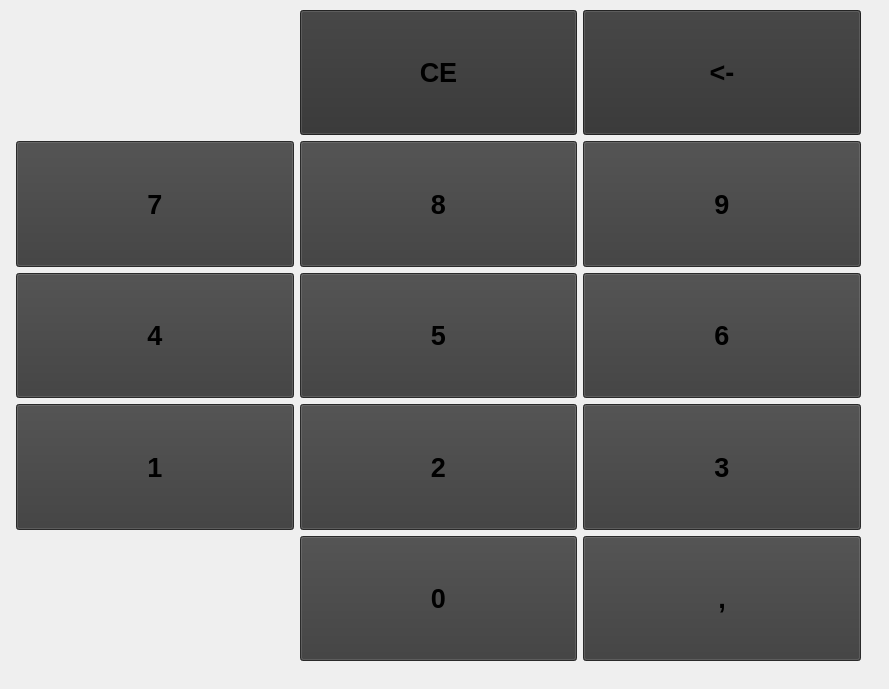
<?xml version="1.0" encoding="UTF-8"?>
<ui version="4.0">
 <class>Money</class>
 <widget class="QWidget" name="Money">
  <property name="geometry">
   <rect>
    <x>0</x>
    <y>0</y>
    <width>889</width>
    <height>689</height>
   </rect>
  </property>
  <property name="windowTitle">
   <string>Form</string>
  </property>
  <widget class="QWidget" name="formLayoutWidget">
   <property name="geometry">
    <rect>
     <x>10</x>
     <y>10</y>
     <width>851</width>
     <height>651</height>
    </rect>
   </property>
   <layout class="QFormLayout" name="formLayout">
    <item row="0" column="1">
     <layout class="QGridLayout" name="gridLayout_2">
      <property name="sizeConstraint">
       <enum>QLayout::SizeConstraint::SetMaximumSize</enum>
      </property>
      <item row="7" column="1">
       <widget class="QPushButton" name="b1">
        <property name="sizePolicy">
         <sizepolicy hsizetype="Expanding" vsizetype="Expanding">
          <horstretch>0</horstretch>
          <verstretch>0</verstretch>
         </sizepolicy>
        </property>
        <property name="font">
         <font>
          <pointsize>20</pointsize>
          <bold>true</bold>
         </font>
        </property>
        <property name="styleSheet">
         <string notr="true">background-color: rgb(59, 59, 59);
selection-background-color: rgb(50, 50, 50);</string>
        </property>
        <property name="text">
         <string>1</string>
        </property>
       </widget>
      </item>
      <item row="0" column="2">
       <widget class="QPushButton" name="b_CE">
        <property name="sizePolicy">
         <sizepolicy hsizetype="Expanding" vsizetype="Expanding">
          <horstretch>0</horstretch>
          <verstretch>0</verstretch>
         </sizepolicy>
        </property>
        <property name="font">
         <font>
          <pointsize>20</pointsize>
          <bold>true</bold>
         </font>
        </property>
        <property name="styleSheet">
         <string notr="true">background-color: rgb(50, 50, 50);selection-background-color: rgb(60, 60, 60)</string>
        </property>
        <property name="text">
         <string>CE</string>
        </property>
       </widget>
      </item>
      <item row="4" column="3">
       <widget class="QPushButton" name="b6">
        <property name="sizePolicy">
         <sizepolicy hsizetype="Expanding" vsizetype="Expanding">
          <horstretch>0</horstretch>
          <verstretch>0</verstretch>
         </sizepolicy>
        </property>
        <property name="font">
         <font>
          <pointsize>20</pointsize>
          <bold>true</bold>
         </font>
        </property>
        <property name="styleSheet">
         <string notr="true">background-color: rgb(59, 59, 59);
selection-background-color: rgb(50, 50, 50);</string>
        </property>
        <property name="text">
         <string>6</string>
        </property>
       </widget>
      </item>
      <item row="7" column="3">
       <widget class="QPushButton" name="b3">
        <property name="sizePolicy">
         <sizepolicy hsizetype="Expanding" vsizetype="Expanding">
          <horstretch>0</horstretch>
          <verstretch>0</verstretch>
         </sizepolicy>
        </property>
        <property name="font">
         <font>
          <pointsize>20</pointsize>
          <bold>true</bold>
         </font>
        </property>
        <property name="styleSheet">
         <string notr="true">background-color: rgb(59, 59, 59);
selection-background-color: rgb(50, 50, 50);</string>
        </property>
        <property name="text">
         <string>3</string>
        </property>
       </widget>
      </item>
      <item row="7" column="2">
       <widget class="QPushButton" name="b2">
        <property name="sizePolicy">
         <sizepolicy hsizetype="Expanding" vsizetype="Expanding">
          <horstretch>0</horstretch>
          <verstretch>0</verstretch>
         </sizepolicy>
        </property>
        <property name="font">
         <font>
          <pointsize>20</pointsize>
          <bold>true</bold>
         </font>
        </property>
        <property name="styleSheet">
         <string notr="true">background-color: rgb(59, 59, 59);
selection-background-color: rgb(50, 50, 50);</string>
        </property>
        <property name="text">
         <string>2</string>
        </property>
       </widget>
      </item>
      <item row="4" column="1">
       <widget class="QPushButton" name="b4">
        <property name="sizePolicy">
         <sizepolicy hsizetype="Expanding" vsizetype="Expanding">
          <horstretch>0</horstretch>
          <verstretch>0</verstretch>
         </sizepolicy>
        </property>
        <property name="font">
         <font>
          <pointsize>20</pointsize>
          <bold>true</bold>
         </font>
        </property>
        <property name="styleSheet">
         <string notr="true">background-color: rgb(59, 59, 59);
selection-background-color: rgb(50, 50, 50);</string>
        </property>
        <property name="text">
         <string>4</string>
        </property>
       </widget>
      </item>
      <item row="4" column="2">
       <widget class="QPushButton" name="b5">
        <property name="sizePolicy">
         <sizepolicy hsizetype="Expanding" vsizetype="Expanding">
          <horstretch>0</horstretch>
          <verstretch>0</verstretch>
         </sizepolicy>
        </property>
        <property name="font">
         <font>
          <pointsize>20</pointsize>
          <bold>true</bold>
         </font>
        </property>
        <property name="styleSheet">
         <string notr="true">background-color: rgb(59, 59, 59);
selection-background-color: rgb(50, 50, 50);</string>
        </property>
        <property name="text">
         <string>5</string>
        </property>
       </widget>
      </item>
      <item row="0" column="3">
       <widget class="QPushButton" name="b_back">
        <property name="sizePolicy">
         <sizepolicy hsizetype="Expanding" vsizetype="Expanding">
          <horstretch>0</horstretch>
          <verstretch>0</verstretch>
         </sizepolicy>
        </property>
        <property name="font">
         <font>
          <pointsize>20</pointsize>
          <bold>true</bold>
         </font>
        </property>
        <property name="styleSheet">
         <string notr="true">background-color: rgb(50, 50, 50);selection-background-color: rgb(60, 60, 60)</string>
        </property>
        <property name="text">
         <string>&lt;-</string>
        </property>
       </widget>
      </item>
      <item row="8" column="2">
       <widget class="QPushButton" name="b0">
        <property name="sizePolicy">
         <sizepolicy hsizetype="Expanding" vsizetype="Expanding">
          <horstretch>0</horstretch>
          <verstretch>0</verstretch>
         </sizepolicy>
        </property>
        <property name="font">
         <font>
          <pointsize>20</pointsize>
          <bold>true</bold>
         </font>
        </property>
        <property name="styleSheet">
         <string notr="true">background-color: rgb(59, 59, 59);
selection-background-color: rgb(50, 50, 50);</string>
        </property>
        <property name="text">
         <string>0</string>
        </property>
        <property name="autoDefault">
         <bool>false</bool>
        </property>
        <property name="default">
         <bool>false</bool>
        </property>
        <property name="flat">
         <bool>false</bool>
        </property>
       </widget>
      </item>
      <item row="2" column="1">
       <widget class="QPushButton" name="b7">
        <property name="sizePolicy">
         <sizepolicy hsizetype="Expanding" vsizetype="Expanding">
          <horstretch>0</horstretch>
          <verstretch>0</verstretch>
         </sizepolicy>
        </property>
        <property name="font">
         <font>
          <pointsize>20</pointsize>
          <bold>true</bold>
         </font>
        </property>
        <property name="styleSheet">
         <string notr="true">background-color: rgb(59, 59, 59);
selection-background-color: rgb(50, 50, 50);</string>
        </property>
        <property name="text">
         <string>7</string>
        </property>
       </widget>
      </item>
      <item row="2" column="2">
       <widget class="QPushButton" name="b8">
        <property name="sizePolicy">
         <sizepolicy hsizetype="Expanding" vsizetype="Expanding">
          <horstretch>0</horstretch>
          <verstretch>0</verstretch>
         </sizepolicy>
        </property>
        <property name="font">
         <font>
          <pointsize>20</pointsize>
          <bold>true</bold>
         </font>
        </property>
        <property name="styleSheet">
         <string notr="true">background-color: rgb(59, 59, 59);
selection-background-color: rgb(50, 50, 50);</string>
        </property>
        <property name="text">
         <string>8</string>
        </property>
       </widget>
      </item>
      <item row="2" column="3">
       <widget class="QPushButton" name="b9">
        <property name="sizePolicy">
         <sizepolicy hsizetype="Expanding" vsizetype="Expanding">
          <horstretch>0</horstretch>
          <verstretch>0</verstretch>
         </sizepolicy>
        </property>
        <property name="font">
         <font>
          <pointsize>20</pointsize>
          <bold>true</bold>
         </font>
        </property>
        <property name="autoFillBackground">
         <bool>false</bool>
        </property>
        <property name="styleSheet">
         <string notr="true">background-color: rgb(59, 59, 59);
selection-background-color: rgb(50, 50, 50);</string>
        </property>
        <property name="text">
         <string>9</string>
        </property>
       </widget>
      </item>
      <item row="8" column="3">
       <widget class="QPushButton" name="b_zapitaya">
        <property name="sizePolicy">
         <sizepolicy hsizetype="Expanding" vsizetype="Expanding">
          <horstretch>0</horstretch>
          <verstretch>0</verstretch>
         </sizepolicy>
        </property>
        <property name="font">
         <font>
          <pointsize>20</pointsize>
          <bold>true</bold>
         </font>
        </property>
        <property name="styleSheet">
         <string notr="true">background-color: rgb(59, 59, 59);
selection-background-color: rgb(50, 50, 50);</string>
        </property>
        <property name="text">
         <string>,</string>
        </property>
       </widget>
      </item>
      <item row="0" column="1">
       <spacer name="horizontalSpacer">
        <property name="orientation">
         <enum>Qt::Orientation::Horizontal</enum>
        </property>
        <property name="sizeHint" stdset="0">
         <size>
          <width>40</width>
          <height>20</height>
         </size>
        </property>
       </spacer>
      </item>
     </layout>
    </item>
   </layout>
  </widget>
 </widget>
 <resources/>
 <connections/>
</ui>
